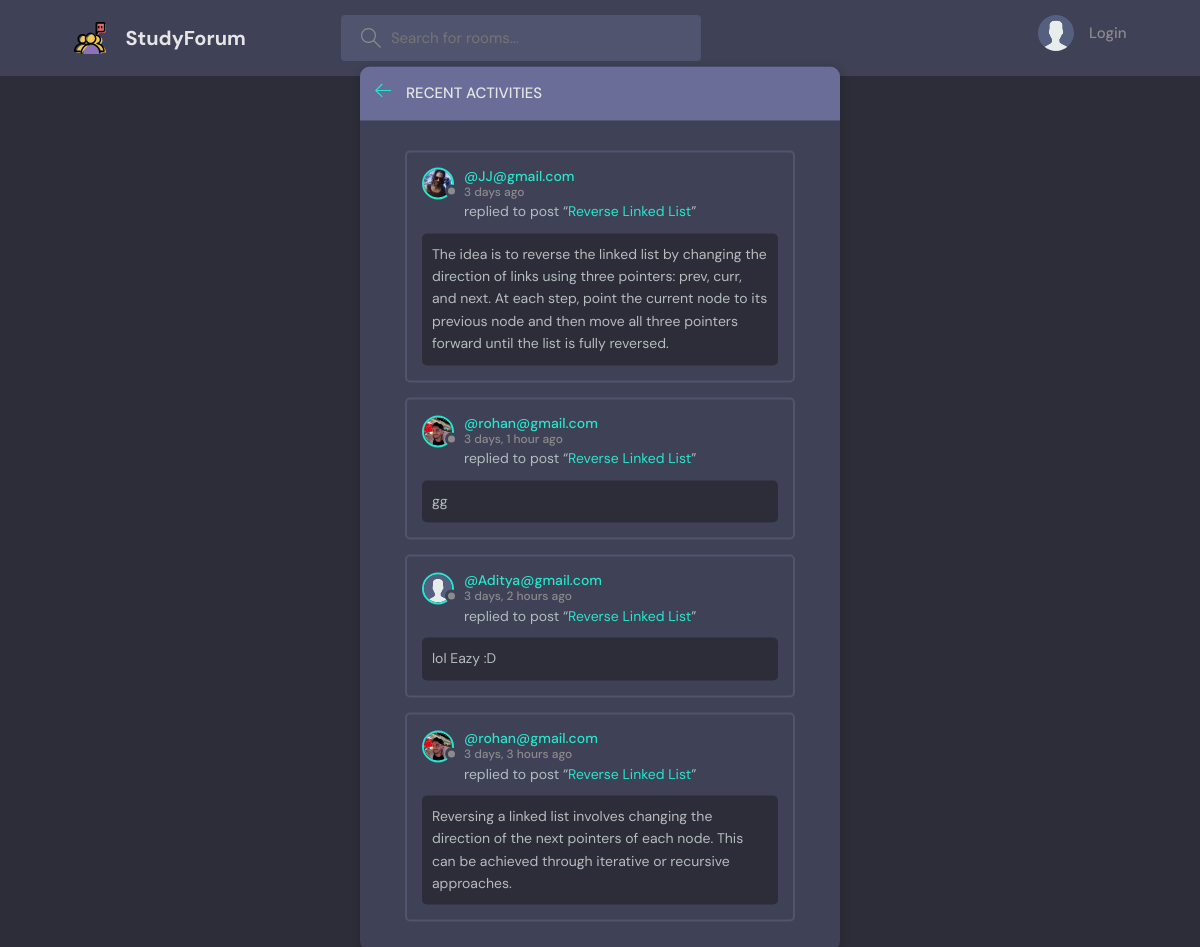
The page /activity/ on the database as committed earlier.
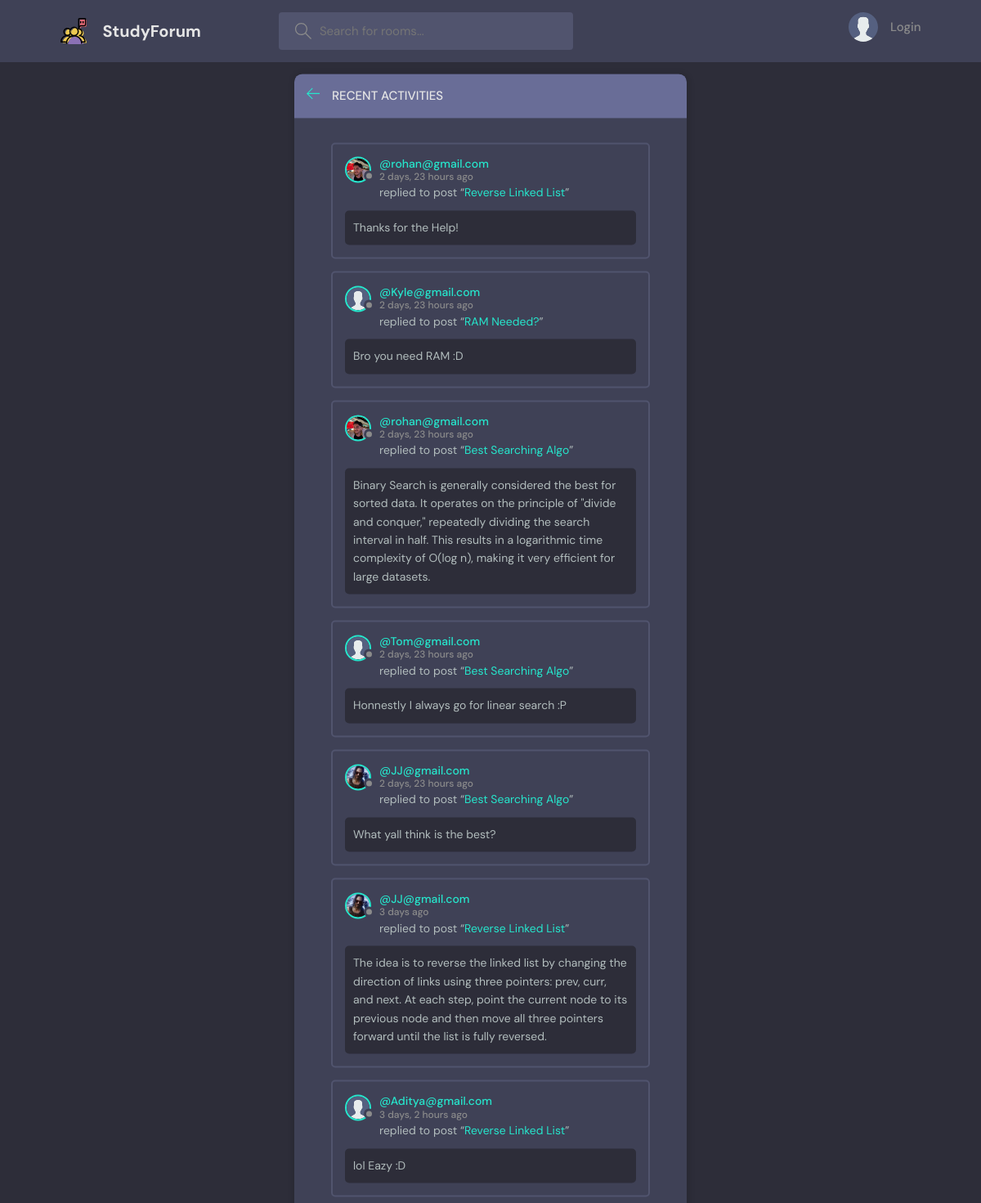
The same page on the database as committed later.
### base/models.py (models this page shows, shortened)
class Message(models.Model):
        user = models.ForeignKey(User, on_delete = models.CASCADE)
        room = models.ForeignKey(Room, on_delete = models.CASCADE)
        body = models.TextField()
        updated = models.DateTimeField(auto_now = True)
        created = models.DateTimeField(auto_now_add = True)
        class Meta:
         ordering = ['-updated','-created']

class User(AbstractUser):
    name = models.CharField(max_length=200, null=True)
    email = models.EmailField(unique=True, null=True)
    bio = models.TextField(null=True)
    avatar = models.ImageField(null=True,default="avatar.svg")
    USERNAME_FIELD = 'email'
    REQUIRED_FIELDS = []

class Room(models.Model):
    host = models.ForeignKey(User, on_delete = models.SET_NULL, null = True)
    topic = models.ForeignKey(Topic, on_delete = models.SET_NULL, null = True)
    name = models.CharField(max_length=200)
    description = models.TextField(null=True, blank=True)
    participants = models.ManyToManyField(User,related_name='participants',blank=True)
    updated = models.DateTimeField(auto_now=True)
    created = models.DateTimeField(auto_now_add=True)
    class Meta:
         ordering = ['-updated','-created']
    def __str__(self):
        return self.name

### base/views.py (the view)
# urls.py: path('activity/', views.activityPage, name="activity"),
def activityPage(request):
    room_messages = Message.objects.all()
    return render(request, 'base/activity.html', {'room_messages':room_messages})

### base/templates/base/activity.html (shortened to what this page needs)
{% extends 'main.html' %}
{% block content %}
    <main class="layout">
      <div class="container">
        <div class="layout__box">
          <div class="layout__boxHeader">
            <div class="layout__boxTitle">
              <a href="{% url 'home' %}">
                <svg version="1.1" xmlns="http://www.w3.org/2000/svg" width="32" height="32" viewBox="0 0 32 32">
                  <title>arrow-left</title>
                  <path
                    d="M13.723 2.286l-13.723 13.714 13.719 13.714 1.616-1.611-10.96-10.96h27.625v-2.286h-27.625l10.965-10.965-1.616-1.607z"
                  ></path>
                </svg>
              </a>
              <h3>Recent Activities</h3>
            </div>
          </div>
          <div class="activities-page layout__body">
            {% for message in room_messages %}
          <div class="activities__box">
            <div class="activities__boxHeader roomListRoom__header">
              <a href="{% url 'user-profile' message.user.id %}" class="roomListRoom__author">
                <div class="avatar avatar--small">
                  <img src="{{message.user.avatar.url}}" />
                </div>
                <p>
                  @{{message.user}}
                  <span>{{message.created|timesince}} ago</span>
                </p>
              </a>
            </div>
            <div class="activities__boxContent">
              <p>replied to post “<a href="{% url 'room' message.room.id %}">{{message.room}}</a>”</p>
              <div class="activities__boxRoomContent">
                {{message.body}}
              </div>
            </div>
          </div>
          {% endfor %}
          </div>
        </div>
      </div>
    </main>
    {% endblock content %}

Rows that differ between the two databases and show on the page:
removed Message: user.avatar (picture), user "rohan@gmail.com", created "3 days, 1 hour", room "Reverse Linked List", body "gg"
removed Message: user.avatar (picture), user "rohan@gmail.com", created "3 days, 3 hours", room "Reverse Linked List", body "Reversing a linked list involves changing the direction of the next pointers of each node. This can be achieved through iterative or recursive approaches."
added Message: user.avatar (picture), user "rohan@gmail.com", created "2 days, 23 hours", room "Reverse Linked List", body "Thanks for the Help!"
added Message: user.avatar (placeholder picture), user "Kyle@gmail.com", created "2 days, 23 hours", room "RAM Needed?", body "Bro you need RAM :D"
added Message: user.avatar (picture), user "rohan@gmail.com", created "2 days, 23 hours", room "Best Searching Algo", body "Binary Search is generally considered the best for sorted data. It operates on the principle of \"divide and conquer,\" repeatedly dividing the search interval in half. This results in a logarithmic time complexity of O(log n), making it very efficient for large datasets."
added Message: user.avatar (placeholder picture), user "Tom@gmail.com", created "2 days, 23 hours", room "Best Searching Algo", body "Honnestly I always go for linear search :P"
added Message: user.avatar (picture), user "JJ@gmail.com", created "2 days, 23 hours", room "Best Searching Algo", body "What yall think is the best?"
